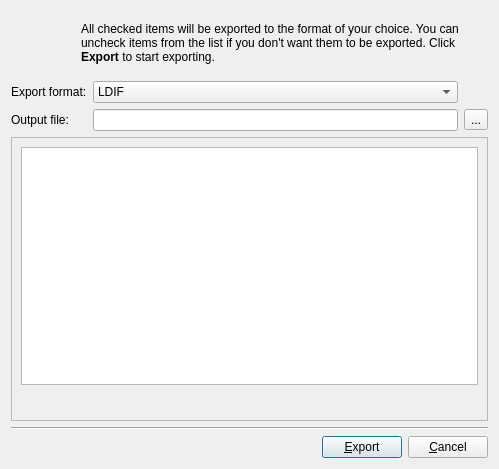
<?xml version="1.0" encoding="UTF-8"?>
<ui version="4.0">
 <class>ExportDialog</class>
 <widget class="QDialog" name="ExportDialog">
  <property name="geometry">
   <rect>
    <x>0</x>
    <y>0</y>
    <width>499</width>
    <height>469</height>
   </rect>
  </property>
  <property name="windowTitle">
   <string>Export items</string>
  </property>
  <layout class="QGridLayout" name="gridLayout_2">
   <item row="0" column="0">
    <layout class="QHBoxLayout" name="hLayout3">
     <item>
      <widget class="QLabel" name="iconLabel">
       <property name="sizePolicy">
        <sizepolicy hsizetype="Fixed" vsizetype="Fixed">
         <horstretch>0</horstretch>
         <verstretch>0</verstretch>
        </sizepolicy>
       </property>
       <property name="minimumSize">
        <size>
         <width>64</width>
         <height>64</height>
        </size>
       </property>
       <property name="text">
        <string/>
       </property>
      </widget>
     </item>
     <item>
      <widget class="QLabel" name="infoLabel">
       <property name="text">
        <string>&lt;p&gt;All checked items will be exported to the format of your choice. You can uncheck items from the list if you don't want them to be exported. Click &lt;span style=&quot; font-weight:600;&quot;&gt;Export&lt;/span&gt; to start exporting.&lt;/p&gt;</string>
       </property>
       <property name="textFormat">
        <enum>Qt::AutoText</enum>
       </property>
       <property name="wordWrap">
        <bool>true</bool>
       </property>
      </widget>
     </item>
    </layout>
   </item>
   <item row="1" column="0">
    <layout class="QGridLayout" name="gridLayout">
     <item row="0" column="0">
      <widget class="QLabel" name="formatLabel">
       <property name="sizePolicy">
        <sizepolicy hsizetype="Maximum" vsizetype="Preferred">
         <horstretch>0</horstretch>
         <verstretch>0</verstretch>
        </sizepolicy>
       </property>
       <property name="text">
        <string>Export format:</string>
       </property>
       <property name="buddy">
        <cstring>formatBox</cstring>
       </property>
      </widget>
     </item>
     <item row="0" column="1">
      <widget class="QComboBox" name="formatBox">
       <item>
        <property name="text">
         <string>LDIF</string>
        </property>
       </item>
       <item>
        <property name="text">
         <string>DSML</string>
        </property>
       </item>
      </widget>
     </item>
     <item row="1" column="0">
      <widget class="QLabel" name="outputLabel">
       <property name="sizePolicy">
        <sizepolicy hsizetype="Maximum" vsizetype="Preferred">
         <horstretch>0</horstretch>
         <verstretch>0</verstretch>
        </sizepolicy>
       </property>
       <property name="text">
        <string>Output file:</string>
       </property>
       <property name="buddy">
        <cstring>outputEdit</cstring>
       </property>
      </widget>
     </item>
     <item row="1" column="1">
      <widget class="QLineEdit" name="outputEdit"/>
     </item>
     <item row="1" column="2">
      <widget class="QToolButton" name="fileButton">
       <property name="text">
        <string>...</string>
       </property>
      </widget>
     </item>
    </layout>
   </item>
   <item row="4" column="0">
    <layout class="QHBoxLayout" name="hLayout1">
     <item>
      <spacer name="hspacer1">
       <property name="orientation">
        <enum>Qt::Horizontal</enum>
       </property>
       <property name="sizeHint" stdset="0">
        <size>
         <width>40</width>
         <height>20</height>
        </size>
       </property>
      </spacer>
     </item>
     <item>
      <widget class="QPushButton" name="exportButton">
       <property name="text">
        <string>&amp;Export</string>
       </property>
      </widget>
     </item>
     <item>
      <widget class="QPushButton" name="cancelButton">
       <property name="text">
        <string>&amp;Cancel</string>
       </property>
      </widget>
     </item>
    </layout>
   </item>
   <item row="2" column="0">
    <widget class="QScrollArea" name="scrollArea">
     <property name="widgetResizable">
      <bool>true</bool>
     </property>
     <widget class="QWidget" name="scrollAreaWidgetContents">
      <property name="geometry">
       <rect>
        <x>0</x>
        <y>0</y>
        <width>479</width>
        <height>269</height>
       </rect>
      </property>
      <layout class="QGridLayout" name="gridLayout_3">
       <item row="1" column="1">
        <spacer name="hspacer2">
         <property name="orientation">
          <enum>Qt::Horizontal</enum>
         </property>
         <property name="sizeHint" stdset="0">
          <size>
           <width>40</width>
           <height>20</height>
          </size>
         </property>
        </spacer>
       </item>
       <item row="1" column="0">
        <widget class="QLabel" name="messageLabel">
         <property name="text">
          <string/>
         </property>
         <property name="wordWrap">
          <bool>true</bool>
         </property>
        </widget>
       </item>
       <item row="0" column="0" colspan="3">
        <widget class="QListView" name="exportItemView"/>
       </item>
      </layout>
     </widget>
    </widget>
   </item>
   <item row="3" column="0">
    <widget class="Line" name="line">
     <property name="orientation">
      <enum>Qt::Horizontal</enum>
     </property>
    </widget>
   </item>
  </layout>
 </widget>
 <tabstops>
  <tabstop>formatBox</tabstop>
  <tabstop>outputEdit</tabstop>
  <tabstop>fileButton</tabstop>
  <tabstop>scrollArea</tabstop>
  <tabstop>exportItemView</tabstop>
  <tabstop>cancelButton</tabstop>
  <tabstop>exportButton</tabstop>
 </tabstops>
 <resources/>
 <connections>
  <connection>
   <sender>exportButton</sender>
   <signal>clicked()</signal>
   <receiver>ExportDialog</receiver>
   <slot>export()</slot>
   <hints>
    <hint type="sourcelabel">
     <x>355</x>
     <y>445</y>
    </hint>
    <hint type="destinationlabel">
     <x>209</x>
     <y>339</y>
    </hint>
   </hints>
  </connection>
  <connection>
   <sender>cancelButton</sender>
   <signal>clicked()</signal>
   <receiver>ExportDialog</receiver>
   <slot>cancel()</slot>
   <hints>
    <hint type="sourcelabel">
     <x>446</x>
     <y>445</y>
    </hint>
    <hint type="destinationlabel">
     <x>209</x>
     <y>300</y>
    </hint>
   </hints>
  </connection>
  <connection>
   <sender>fileButton</sender>
   <signal>clicked()</signal>
   <receiver>ExportDialog</receiver>
   <slot>openFileDialog()</slot>
   <hints>
    <hint type="sourcelabel">
     <x>477</x>
     <y>125</y>
    </hint>
    <hint type="destinationlabel">
     <x>203</x>
     <y>178</y>
    </hint>
   </hints>
  </connection>
  <connection>
   <sender>formatBox</sender>
   <signal>currentIndexChanged(QString)</signal>
   <receiver>ExportDialog</receiver>
   <slot>onFormatChanged(QString)</slot>
   <hints>
    <hint type="sourcelabel">
     <x>280</x>
     <y>94</y>
    </hint>
    <hint type="destinationlabel">
     <x>249</x>
     <y>234</y>
    </hint>
   </hints>
  </connection>
  <connection>
   <sender>outputEdit</sender>
   <signal>returnPressed()</signal>
   <receiver>exportButton</receiver>
   <slot>click()</slot>
   <hints>
    <hint type="sourcelabel">
     <x>304</x>
     <y>121</y>
    </hint>
    <hint type="destinationlabel">
     <x>375</x>
     <y>443</y>
    </hint>
   </hints>
  </connection>
 </connections>
 <slots>
  <slot>openFileDialog()</slot>
  <slot>removeItem()</slot>
  <slot>export()</slot>
  <slot>cancel()</slot>
  <slot>onFormatChanged(QString)</slot>
 </slots>
</ui>
